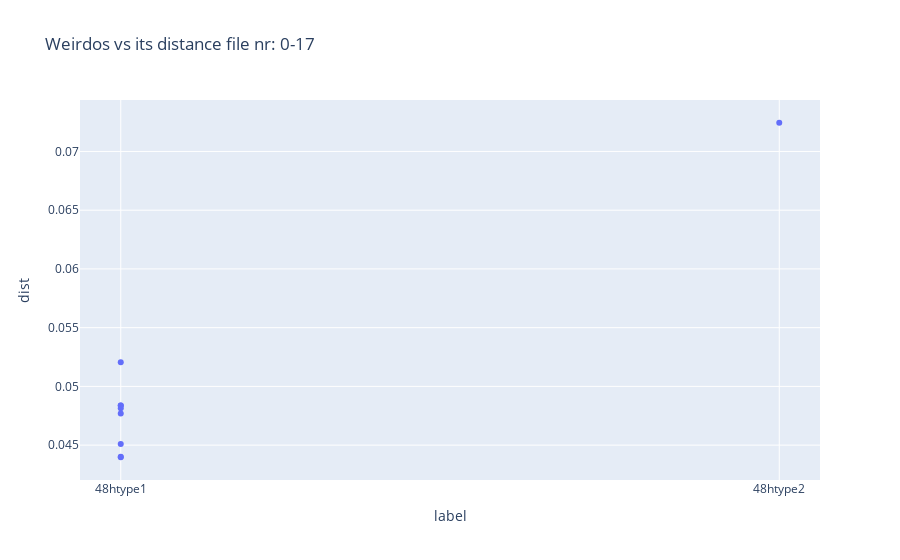

This figure's notebook cell:
### Markdown cell above
# weirdos of 0:17

### Code cell
dataframe =  file_loc_important_cols.sort_values("toten [eV]", ascending=True)[0:17].reset_index()
el = "Li"

col_atom_mapping_el_w_dist_label = f'top1_sorted_idxweirdo_dist_label_{el}'

dist_weirdos_el_appendend = []
label_weirdos_el_appended = []
idx_appended = []

for idx in range(dataframe["geometry"].size):
    atom_mapping_el_w_dist_label = dataframe.at[idx, col_atom_mapping_el_w_dist_label]

    for i in atom_mapping_el_w_dist_label.values():
        dist = i[0]['dist']
        label = i[0]['label']

        dist_weirdos_el_appendend.append(dist)
        label_weirdos_el_appended.append(label)
        idx_appended.append(idx)

df = pd.DataFrame({'dist': dist_weirdos_el_appendend, 'label': label_weirdos_el_appended, 'idx_nr': idx_appended})


fig = px.scatter(df, 
                x = 'label', 
                y = 'dist',
                title = 'Weirdos vs its distance file nr: 0-17'
                )

fig.show(config={'scrollZoom': True})

### Figure 1 — Plotly figure (JSON) as saved in the notebook; plotly's stock layout.template omitted (floating-point values rounded to 4 significant figures)
{"data": [{"hovertemplate": "label=%{x}<br>dist=%{y}<extra></extra>", "legendgroup": "", "marker": {"color": "#636efa", "symbol": "circle"}, "mode": "markers", "name": "", "orientation": "v", "showlegend": false, "type": "scatter", "x": ["48htype1", "48htype1", "48htype1", "48htype1", "48htype1", "48htype1", "48htype1", "48htype1", "48htype2"], "xaxis": "x", "y": [0.04838, 0.04838, 0.0451, 0.04397, 0.044, 0.04813, 0.05206, 0.04769, 0.07244], "yaxis": "y"}], "layout": {"legend": {"tracegroupgap": 0}, "title": {"text": "Weirdos vs its distance file nr: 0-17"}, "xaxis": {"anchor": "y", "domain": [0, 1], "title": {"text": "label"}}, "yaxis": {"anchor": "x", "domain": [0, 1], "title": {"text": "dist"}}}}
